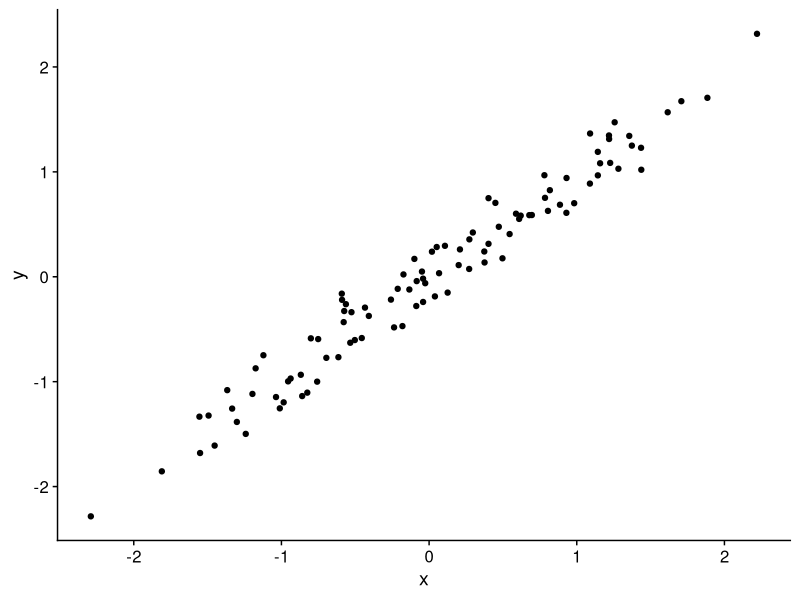

Source code (R):
# a figure 

library(dplyr)


library(ggplot2)
library(cowplot)
theme_set(theme_cowplot())


set.seed(298347)

dat <- tibble(x = rnorm(100), 
              y = x + rnorm(100, sd = 0.2))

g1 <- ggplot(dat, aes(x,y)) + geom_point()

ggsave('figure.png', g1)

